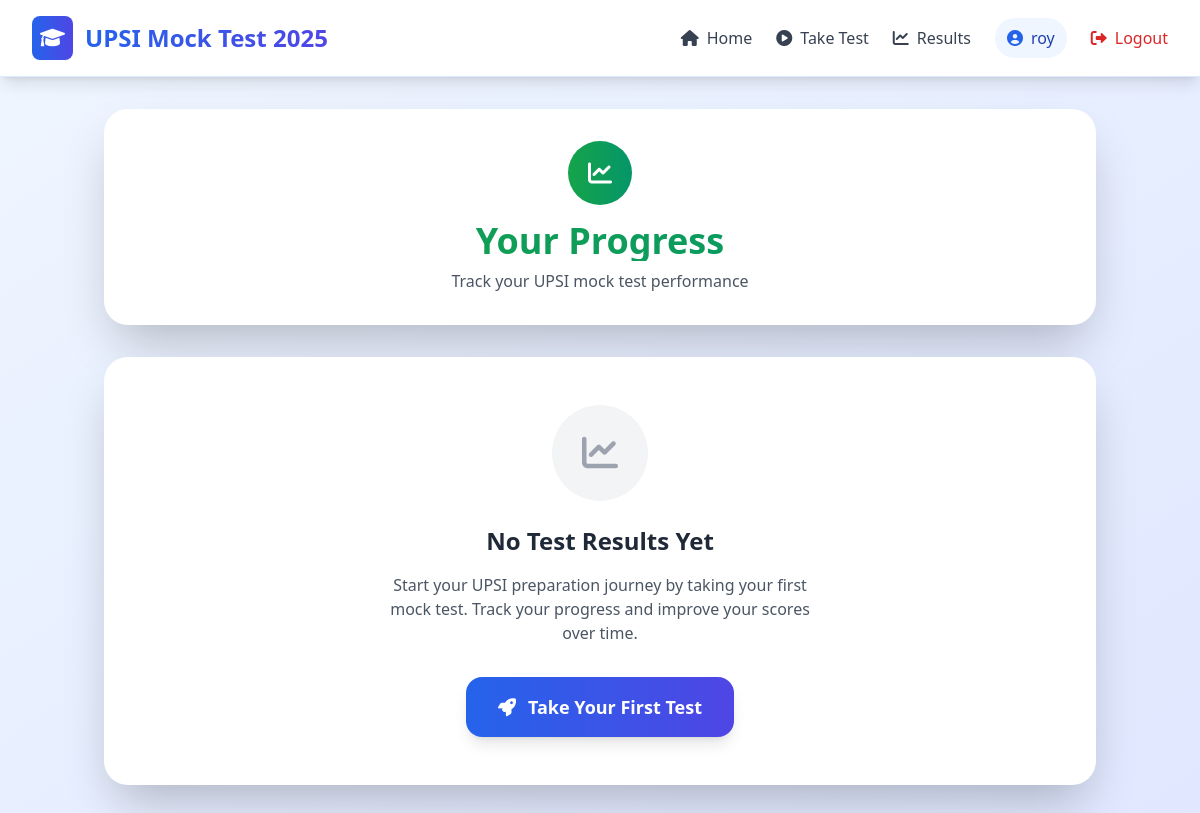
/results/ (signed in), run on an earlier commit of the app's database.
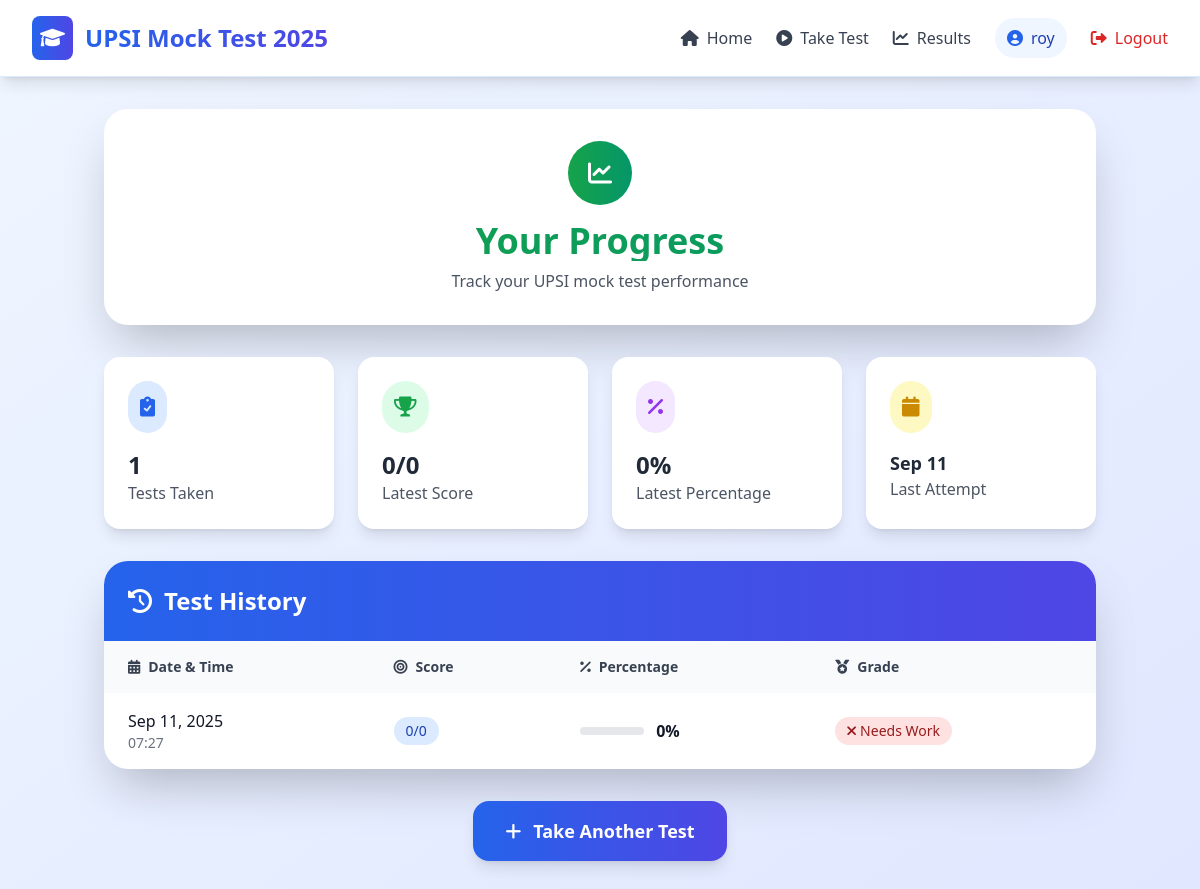
And on a later commit of the database.
### mocktest/models.py (models this page shows)
class TestResult(models.Model):
    user = models.ForeignKey(User, on_delete=models.CASCADE)
    paper = models.ForeignKey(TestPaper, on_delete=models.CASCADE, default=1)
    score = models.IntegerField()
    total_questions = models.IntegerField()
    section_scores = models.JSONField(default=dict)
    completed_at = models.DateTimeField(auto_now_add=True)

### mocktest/views.py (the view)
# urls.py: path('results/', views.results_view, name='results'),
@login_required
def results_view(request):
    results = TestResult.objects.filter(user=request.user).order_by('-completed_at')
    return render(request, 'results.html', {'results': results})

### templates/results.html (shortened to what this page needs)
{% extends 'base.html' %}
{% block content %}
<div class="max-w-6xl mx-auto">
    <div class="bg-white rounded-3xl shadow-2xl p-8 mb-8">
        <div class="text-center">
            <div class="bg-gradient-to-r from-green-600 to-emerald-600 w-16 h-16 rounded-full flex items-center justify-center mx-auto mb-4">
                <i class="fas fa-chart-line text-white text-2xl"></i>
            </div>
            <h1 class="text-4xl font-bold bg-gradient-to-r from-green-600 to-emerald-600 bg-clip-text text-transparent mb-2">Your Progress</h1>
            <p class="text-gray-600">Track your UPSI mock test performance</p>
        </div>
    </div>
    {% if results %}
        {% with results|first as latest_result %}
        {% with results|length as total_tests %}
        <div class="grid md:grid-cols-4 gap-6 mb-8">
            <div class="bg-white rounded-2xl p-6 shadow-lg">
                <div class="flex items-center justify-between mb-4">
                    <div class="bg-blue-100 p-3 rounded-full">
                        <i class="fas fa-clipboard-check text-blue-600 text-xl"></i>
                    </div>
                </div>
                <h3 class="text-2xl font-bold text-gray-800">{{ total_tests }}</h3>
                <p class="text-gray-600">Tests Taken</p>
            </div>
            <div class="bg-white rounded-2xl p-6 shadow-lg">
                <div class="flex items-center justify-between mb-4">
                    <div class="bg-green-100 p-3 rounded-full">
                        <i class="fas fa-trophy text-green-600 text-xl"></i>
                    </div>
                </div>
                <h3 class="text-2xl font-bold text-gray-800">{{ latest_result.score }}/{{ latest_result.total_questions }}</h3>
                <p class="text-gray-600">Latest Score</p>
            </div>
            <div class="bg-white rounded-2xl p-6 shadow-lg">
                <div class="flex items-center justify-between mb-4">
                    <div class="bg-purple-100 p-3 rounded-full">
                        <i class="fas fa-percentage text-purple-600 text-xl"></i>
                    </div>
                </div>
                <h3 class="text-2xl font-bold text-gray-800">{% widthratio latest_result.score latest_result.total_questions 100 %}%</h3>
                <p class="text-gray-600">Latest Percentage</p>
            </div>
            <div class="bg-white rounded-2xl p-6 shadow-lg">
                <div class="flex items-center justify-between mb-4">
                    <div class="bg-yellow-100 p-3 rounded-full">
                        <i class="fas fa-calendar text-yellow-600 text-xl"></i>
                    </div>
                </div>
                <h3 class="text-lg font-bold text-gray-800">{{ latest_result.completed_at|date:"M d" }}</h3>
                <p class="text-gray-600">Last Attempt</p>
            </div>
        </div>
        {% endwith %}
        {% endwith %}
        <div class="bg-white rounded-3xl shadow-2xl overflow-hidden">
            <div class="bg-gradient-to-r from-blue-600 to-indigo-600 p-6">
                <h2 class="text-2xl font-bold text-white flex items-center">
                    <i class="fas fa-history mr-3"></i>
                    Test History
                </h2>
            </div>
            <div class="overflow-x-auto">
                <table class="w-full">
                    <thead class="bg-gray-50">
                        <tr>
                            <th class="px-6 py-4 text-left text-sm font-semibold text-gray-700">
                                <i class="fas fa-calendar-alt mr-2"></i>Date & Time
                            </th>
                            <th class="px-6 py-4 text-left text-sm font-semibold text-gray-700">
                                <i class="fas fa-bullseye mr-2"></i>Score
                            </th>
                            <th class="px-6 py-4 text-left text-sm font-semibold text-gray-700">
                                <i class="fas fa-percentage mr-2"></i>Percentage
                            </th>
                            <th class="px-6 py-4 text-left text-sm font-semibold text-gray-700">
                                <i class="fas fa-medal mr-2"></i>Grade
                            </th>
                        </tr>
                    </thead>
                    <tbody class="divide-y divide-gray-200">
                        {% for result in results %}
                        {% widthratio result.score result.total_questions 100 as percentage %}
                        <tr class="hover:bg-gray-50 transition-colors duration-200">
                            <td class="px-6 py-4">
                                <div class="flex flex-col">
                                    <span class="font-medium text-gray-900">{{ result.completed_at|date:"M d, Y" }}</span>
                                    <span class="text-sm text-gray-500">{{ result.completed_at|date:"H:i" }}</span>
                                </div>
                            </td>
                            <td class="px-6 py-4">
                                <span class="inline-flex items-center px-3 py-1 rounded-full text-sm font-medium bg-blue-100 text-blue-800">
                                    {{ result.score }}/{{ result.total_questions }}
                                </span>
                            </td>
                            <td class="px-6 py-4">
                                <div class="flex items-center">
                                    <div class="w-16 bg-gray-200 rounded-full h-2 mr-3">
                                    </div>
                                    <span class="font-semibold text-gray-900">{{ percentage }}%</span>
                                </div>
                            </td>
                            <td class="px-6 py-4">
                                {% if percentage >= 80 %}
                                    <span class="inline-flex items-center px-3 py-1 rounded-full text-sm font-medium bg-green-100 text-green-800">
                                        <i class="fas fa-star mr-1"></i>Excellent
                                    </span>
                                {% elif percentage >= 60 %}
                                    <span class="inline-flex items-center px-3 py-1 rounded-full text-sm font-medium bg-blue-100 text-blue-800">
                                        <i class="fas fa-thumbs-up mr-1"></i>Good
                                    </span>
                                {% elif percentage >= 40 %}
                                    <span class="inline-flex items-center px-3 py-1 rounded-full text-sm font-medium bg-yellow-100 text-yellow-800">
                                        <i class="fas fa-exclamation mr-1"></i>Average
                                    </span>
                                {% else %}
                                    <span class="inline-flex items-center px-3 py-1 rounded-full text-sm font-medium bg-red-100 text-red-800">
                                        <i class="fas fa-times mr-1"></i>Needs Work
                                    </span>
                                {% endif %}
                            </td>
                        </tr>
                        {% endfor %}
                    </tbody>
                </table>
            </div>
        </div>
        <div class="text-center mt-8">
            <a href="{% url 'papers' %}" class="inline-flex items-center bg-gradient-to-r from-blue-600 to-indigo-600 text-white px-8 py-4 rounded-2xl text-lg font-semibold hover:from-blue-700 hover:to-indigo-700 transition-all duration-200 shadow-lg hover:shadow-xl transform hover:scale-105">
                <i class="fas fa-plus mr-3"></i>
                Take Another Test
            </a>
        </div>
    {% else %}
        <div class="bg-white rounded-3xl shadow-2xl p-12 text-center">
            <div class="bg-gray-100 w-24 h-24 rounded-full flex items-center justify-center mx-auto mb-6">
                <i class="fas fa-chart-line text-gray-400 text-4xl"></i>
            </div>
            <h3 class="text-2xl font-bold text-gray-800 mb-4">No Test Results Yet</h3>
            <p class="text-gray-600 mb-8 max-w-md mx-auto">Start your UPSI preparation journey by taking your first mock test. Track your progress and improve your scores over time.</p>
            <a href="{% url 'papers' %}" class="inline-flex items-center bg-gradient-to-r from-blue-600 to-indigo-600 text-white px-8 py-4 rounded-2xl text-lg font-semibold hover:from-blue-700 hover:to-indigo-700 transition-all duration-200 shadow-lg hover:shadow-xl transform hover:scale-105">
                <i class="fas fa-rocket mr-3"></i>
                Take Your First Test
            </a>
        </div>
    {% endif %}
</div>
{% endblock %}

### templates/base.html (shortened to what this page needs)
<!DOCTYPE html>
<html lang="en">
<head>
    <script src="https://cdn.tailwindcss.com"></script>
    <link href="https://cdnjs.cloudflare.com/ajax/libs/font-awesome/6.0.0/css/all.min.css" rel="stylesheet">
</head>
<body class="bg-gradient-to-br from-blue-50 to-indigo-100 min-h-screen">
    <nav class="bg-white shadow-lg border-b border-blue-100 sticky top-0 z-50">
        <div class="max-w-7xl mx-auto px-4 sm:px-6 lg:px-8">
            <div class="flex justify-between items-center py-3 sm:py-4">
                <div class="flex items-center space-x-2 sm:space-x-3">
                    <div class="bg-gradient-to-r from-blue-600 to-indigo-600 p-1.5 sm:p-2 rounded-lg">
                        <i class="fas fa-graduation-cap text-white text-lg sm:text-xl"></i>
                    </div>
                    <h1 class="text-lg sm:text-xl lg:text-2xl font-bold bg-gradient-to-r from-blue-600 to-indigo-600 bg-clip-text text-transparent hidden sm:block">UPSI Mock Test 2025</h1>
                </div>
                {% if user.is_authenticated %}
                    <div class="hidden lg:flex items-center space-x-6">
                        <a href="{% url 'home' %}" class="flex items-center space-x-2 text-gray-700 hover:text-blue-600 transition-colors duration-200">
                            <i class="fas fa-home"></i>
                            <span>Home</span>
                        </a>
                        <a href="{% url 'papers' %}" class="flex items-center space-x-2 text-gray-700 hover:text-blue-600 transition-colors duration-200">
                            <i class="fas fa-play-circle"></i>
                            <span>Take Test</span>
                        </a>
                        <a href="{% url 'results' %}" class="flex items-center space-x-2 text-gray-700 hover:text-blue-600 transition-colors duration-200">
                            <i class="fas fa-chart-line"></i>
                            <span>Results</span>
                        </a>
                        <div class="flex items-center space-x-2 bg-blue-50 px-3 py-2 rounded-full">
                            <i class="fas fa-user-circle text-blue-600"></i>
                            <span class="text-blue-800 font-medium">{{ user.username }}</span>
                        </div>
                        <a href="{% url 'logout' %}" class="flex items-center space-x-2 text-red-600 hover:text-red-700 transition-colors duration-200">
                            <i class="fas fa-sign-out-alt"></i>
                            <span>Logout</span>
                        </a>
                    </div>
                {% endif %}
            </div>
        </div>
    </nav>
    <main class="container mx-auto mt-8 px-4 pb-12">
        {% block content %}
        {% endblock %}
    </main>
</body>
</html>

What changed in the data, as far as the page shows it:
added TestResult: score "0", total_questions "0", score+total_questions "0", completed_at "Sep 11", completed_at "Sep 11, 2025", completed_at "07:27", percentage "0"
Also different on the page:
{{ total_tests }}: (not shown) → "1"
text no longer shown: "No Test Results Yet Start your UPSI preparation journey by taking your first mock test. Track your progress and improve your scores over time. Take Your First Test"
text now shown: "Tests Taken / Latest Score % Latest Percentage Last Attempt Test History Date & Time Score Percentage Grade Take Another Test"
